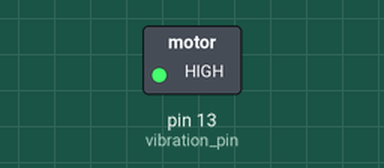
The program below on a simulated Raspberry Pi (header pin numbers). Shown: switched loads named in the program (green lamp = pin HIGH). At 20.0 s the program stops and its outputs stay as they are.

Above: at 0.1 s.
At 20.1 s:
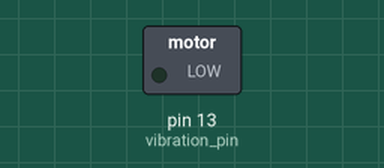
Timing chart, 0 to 21.5 s (numbered marks = the images above):
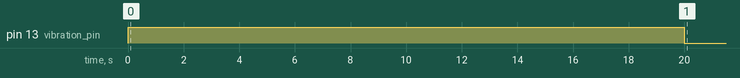

Measured:
- by itself, pin 13 (vibration_pin): LOW → HIGH at 0.00 s, → LOW 20.0 s later

The program:

vibration.py
```python
#!/usr/bin/python
# -*- coding: utf-8 -*-
import time
import RPi.GPIO as GPIO

# UX2-1 ON
vibration_pin = 13 # 震动小马达

GPIO.setmode(GPIO.BOARD)
GPIO.setup(vibration_pin, GPIO.OUT)

GPIO.output(vibration_pin, GPIO.HIGH)

time.sleep(20)

GPIO.output(vibration_pin, GPIO.LOW)

GPIO.cleanup()
```
